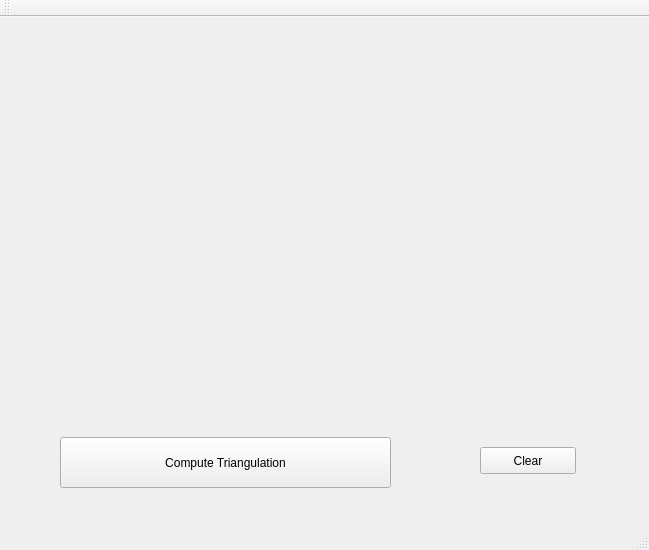
<?xml version="1.0" encoding="UTF-8"?>
<ui version="4.0">
 <class>MainWindow</class>
 <widget class="QMainWindow" name="MainWindow">
  <property name="geometry">
   <rect>
    <x>0</x>
    <y>0</y>
    <width>649</width>
    <height>550</height>
   </rect>
  </property>
  <property name="windowTitle">
   <string>MainWindow</string>
  </property>
  <widget class="QWidget" name="centralWidget">
   <widget class="qCustomPlot" name="plot" native="true">
    <property name="geometry">
     <rect>
      <x>30</x>
      <y>10</y>
      <width>591</width>
      <height>371</height>
     </rect>
    </property>
   </widget>
   <widget class="QPushButton" name="btn_clear">
    <property name="geometry">
     <rect>
      <x>480</x>
      <y>430</y>
      <width>96</width>
      <height>27</height>
     </rect>
    </property>
    <property name="text">
     <string>Clear</string>
    </property>
   </widget>
   <widget class="QPushButton" name="btn_triangulate">
    <property name="geometry">
     <rect>
      <x>60</x>
      <y>420</y>
      <width>331</width>
      <height>51</height>
     </rect>
    </property>
    <property name="text">
     <string>Compute Triangulation</string>
    </property>
   </widget>
  </widget>
  <widget class="QMenuBar" name="menuBar">
   <property name="geometry">
    <rect>
     <x>0</x>
     <y>0</y>
     <width>649</width>
     <height>23</height>
    </rect>
   </property>
  </widget>
  <widget class="QToolBar" name="mainToolBar">
   <attribute name="toolBarArea">
    <enum>TopToolBarArea</enum>
   </attribute>
   <attribute name="toolBarBreak">
    <bool>false</bool>
   </attribute>
  </widget>
  <widget class="QStatusBar" name="statusBar"/>
 </widget>
 <layoutdefault spacing="6" margin="11"/>
 <customwidgets>
  <customwidget>
   <class>qCustomPlot</class>
   <extends>QWidget</extends>
   <header location="global">qcustomplot.h</header>
   <container>1</container>
  </customwidget>
 </customwidgets>
 <resources/>
 <connections/>
</ui>
